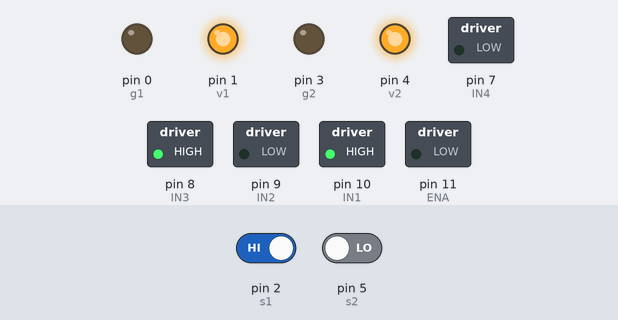
The sketch below on a simulated Arduino Uno, built with avr-gcc and run on an emulated ATmega328P. Shown: switched loads named in the sketch (green lamp = pin HIGH), output pins drawn as LEDs (lit = HIGH). The test bench sets the inputs (shaded band); at power-on: pin 2 (s1) HIGH, pin 5 (s2) LOW.

Above: at 0.1 s.
At 1.2 s:
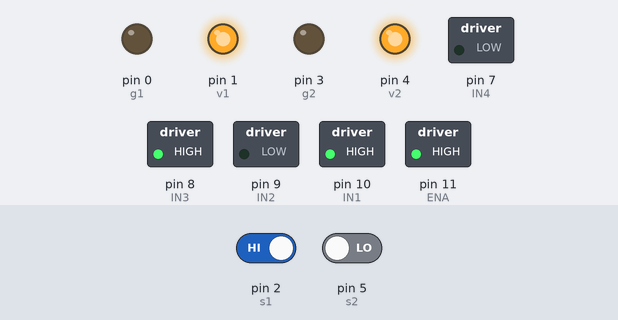
Timing chart, 0 to 0.1 s (numbered marks = the images above; inputs shaded):
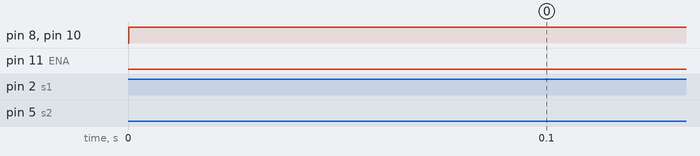

The sketch:

LineFollower.ino
```cpp
//Motor DC
int ENA = 11;
int IN1 = 10;
int IN2 = 9;
int IN3 = 8;
int IN4 = 7;
int ENB = 6;

//Line Sensor 1
int g1 = 0;
int v1 = 1;
int s1 = 2;

//Line Sensor 2
int g2 = 3;
int v2 = 4;
int s2 = 5;

int arrow =0;
void setup() {
  pinMode(IN1,OUTPUT);
  pinMode(IN2,OUTPUT);
  pinMode(IN3,OUTPUT);
  pinMode(IN4,OUTPUT);

  pinMode(g1,OUTPUT);
  pinMode(v1,OUTPUT);
  pinMode(g2,OUTPUT);
  pinMode(v2,OUTPUT);
  pinMode(s1,INPUT);
  pinMode(s2,INPUT);

  digitalWrite(g1, LOW);
  digitalWrite(g2, LOW);
  digitalWrite(v1, HIGH);
  digitalWrite(v2, HIGH);
}

void loop() {
  // pembacaan sensor pada pin 12 dan 13
  int lsensor=digitalRead(s1);
  int rsensor=digitalRead(s2);

  //logika robot menggunakan prinsip  AND
  if((lsensor == LOW)&&(rsensor== HIGH)){
    maju(255, 100);
  }

  if((lsensor== HIGH)&&(rsensor== LOW)){
    maju(100, 255);

  }

  if((lsensor==HIGH)&&(rsensor== HIGH)){
    maju(255, 255);
  }

  if((lsensor== LOW)&&(rsensor==LOW)){
    maju(100, 255);
  }
}

//Fungsi untuk menggerakkan motor
void maju(int lpwm, int rpwm){
  digitalWrite(IN1, HIGH);
  digitalWrite(IN2, LOW);
  analogWrite(ENA, lpwm);

  digitalWrite(IN3, HIGH);
  digitalWrite(IN4, LOW);
  analogWrite(ENA, rpwm);
}
```
